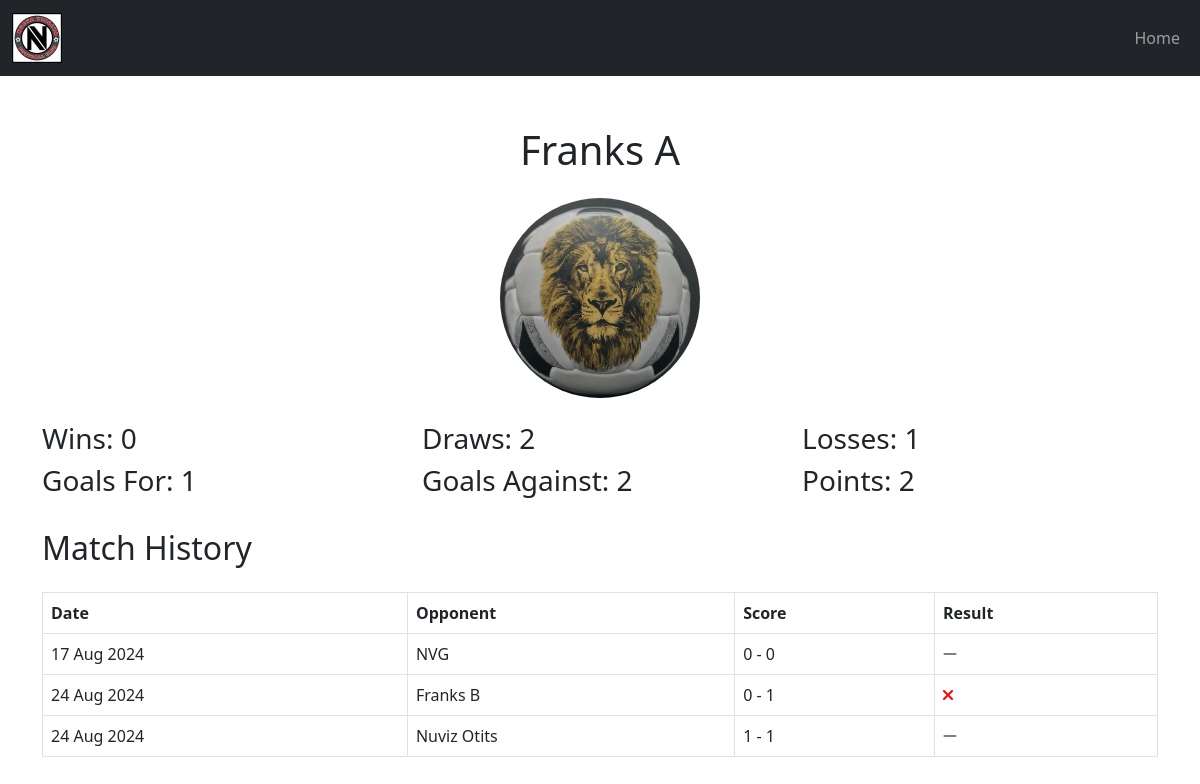
The app's page /team.php?id=1 with its own data.
### tables this page shows
CREATE TABLE `teams` (
  `id` int(11) NOT NULL,
  `name` varchar(100) NOT NULL,
  `logo` varchar(255) DEFAULT NULL,
  `wins` int(11) DEFAULT 0,
  `draws` int(11) DEFAULT 0,
  `losses` int(11) DEFAULT 0,
  `goals_for` int(11) DEFAULT 0,
  `goals_against` int(11) DEFAULT 0,
  `points` int(11) DEFAULT 0,
  `logo_path` varchar(255) DEFAULT NULL,
  `description` text DEFAULT NULL
);

CREATE TABLE `matches` (
  `id` int(11) NOT NULL,
  `team1_id` int(11) NOT NULL,
  `team2_id` int(11) NOT NULL,
  `team1_goals` int(11) NOT NULL,
  `team2_goals` int(11) NOT NULL,
  `match_date` date DEFAULT NULL
);

### team.php (the view, shortened to what this page needs)
<?php
include('db_connection.php');
$team_id = isset($_GET['id']) ? intval($_GET['id']) : 0;
$stmt = $conn->prepare("SELECT * FROM teams WHERE id = ?");
$stmt->bind_param("i", $team_id);
$stmt->execute();
$team = $stmt->get_result()->fetch_assoc();
$matches = $conn->prepare("SELECT m.*, t1.name as team1_name, t2.name as team2_name
                           FROM matches m
                           JOIN teams t1 ON m.team1_id = t1.id
                           JOIN teams t2 ON m.team2_id = t2.id
                           WHERE m.team1_id = ? OR m.team2_id = ?");
$matches->bind_param("ii", $team_id, $team_id);
$matches->execute();
$match_results = $matches->get_result();
?>
<!DOCTYPE html>
<html lang="en">
<head>
    <link rel="stylesheet" href="css/styles.css">
    <link rel="stylesheet" href="https://cdn.jsdelivr.net/npm/bootstrap@5.3.0/dist/css/bootstrap.min.css">
    <link rel="stylesheet" href="https://cdnjs.cloudflare.com/ajax/libs/font-awesome/6.0.0-beta3/css/all.min.css">
</head>
<body>
<?php include('navbar.php'); ?>
    <div class="container">
        <h1 class="text-center my-4"><?php echo htmlspecialchars($team['name']); ?></h1>
        <div class="text-center">
            <img src="<?php echo htmlspecialchars($team['logo']); ?>" alt="<?php echo htmlspecialchars($team['name']); ?> Logo" class="img-fluid mb-4" style="max-width: 200px;">
        </div>
        <div class="row mb-4">
            <div class="col-md-4">
                <h3>Wins: <?php echo htmlspecialchars($team['wins']); ?></h3>
            </div>
            <div class="col-md-4">
                <h3>Draws: <?php echo htmlspecialchars($team['draws']); ?></h3>
            </div>
            <div class="col-md-4">
                <h3>Losses: <?php echo htmlspecialchars($team['losses']); ?></h3>
            </div>
            <div class="col-md-4">
                <h3>Goals For: <?php echo htmlspecialchars($team['goals_for']); ?></h3>
            </div>
            <div class="col-md-4">
                <h3>Goals Against: <?php echo htmlspecialchars($team['goals_against']); ?></h3>
            </div>
            <div class="col-md-4">
                <h3>Points: <?php echo htmlspecialchars($team['points']); ?></h3>
            </div>
        </div>
        <h2 class="my-4">Match History</h2>
        <table class="table table-bordered">
            <thead>
                <tr>
                    <th>Date</th>
                    <th>Opponent</th>
                    <th>Score</th>
                    <th>Result</th>
                </tr>
            </thead>
            <tbody>
                <?php while ($match = $match_results->fetch_assoc()): ?>
                    <tr>
                        <td><?php echo date("d M Y", strtotime($match['match_date'])); ?></td>
                        <td><?php echo $match['team1_id'] == $team_id ? htmlspecialchars($match['team2_name']) : htmlspecialchars($match['team1_name']); ?></td>
                        <td><?php echo htmlspecialchars($match['team1_goals']); ?> - <?php echo htmlspecialchars($match['team2_goals']); ?></td>
                        <td>
                            <?php
                            $result = '';
                            if ($match['team1_goals'] > $match['team2_goals']) {
                                $result = ($match['team1_id'] == $team_id) ? 'win' : 'lose';
                            } elseif ($match['team1_goals'] < $match['team2_goals']) {
                                $result = ($match['team2_id'] == $team_id) ? 'win' : 'lose';
                            } else {
                                $result = 'draw';
                            }
                            ?>
                            <i class="fa <?php echo ($result == 'win') ? 'fa-check win-icon' : (($result == 'draw') ? 'fa-minus draw-icon' : 'fa-times lose-icon'); ?>"></i>
                        </td>
                    </tr>
                <?php endwhile; ?>
            </tbody>
        </table>
    </div>
</body>
</html>

### navbar.php (shortened to what this page needs)
<nav class="navbar navbar-expand-lg navbar-dark bg-dark">
    <div class="container-fluid">
        <a class="navbar-brand" href="index.php"><img src="./images/logo.jpg" alt="logo" class="logo"></a>
        <div class="collapse navbar-collapse" id="navbarNav">
            <ul class="navbar-nav ms-auto">
                <li class="nav-item">
                    <a class="nav-link" href="index.php">Home</a>
                </li>
            </ul>
        </div>
    </div>
</nav>

### css/styles.css (style rules this page uses)
body { background-color: #ffffff; color: #000000; font-family: 'Poppins', Arial, sans-serif; }
.container { margin-top: 50px; }
h1 { color: #004d00; }
.logo { width: 50px; }

### team.php (style rules this page uses)
.draw-icon { color: grey; }
.lose-icon { color: red; }
.img-fluid { border-radius: 50%; }

### records on screen
teams: name "Franks A", logo (picture), wins "0", draws "2", losses "1", goals_for "1", goals_against "2", points "2"
matches: match_date "17 Aug 2024", team1.name "NVG", team1_goals "0", team2_goals "0"
matches: match_date "24 Aug 2024", team2.name "Franks B", team1_goals "0", team2_goals "1"
matches: match_date "24 Aug 2024", team2.name "Nuviz Otits", team1_goals "1", team2_goals "1"
